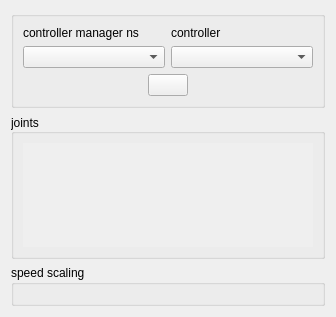
<?xml version="1.0" encoding="UTF-8"?>
<ui version="4.0">
 <class>joint_trajectory_controller</class>
 <widget class="QWidget" name="joint_trajectory_controller">
  <property name="geometry">
   <rect>
    <x>0</x>
    <y>0</y>
    <width>336</width>
    <height>317</height>
   </rect>
  </property>
  <property name="windowTitle">
   <string>Joint trajectory controller</string>
  </property>
  <layout class="QVBoxLayout" name="verticalLayout_2">
   <item>
    <widget class="QGroupBox" name="controller_group">
     <property name="title">
      <string/>
     </property>
     <layout class="QVBoxLayout" name="verticalLayout">
      <item>
       <layout class="QGridLayout" name="gridLayout">
        <item row="1" column="1">
         <widget class="QComboBox" name="jtc_combo"/>
        </item>
        <item row="1" column="0">
         <widget class="QComboBox" name="cm_combo"/>
        </item>
        <item row="0" column="0">
         <widget class="QLabel" name="cm_list_label">
          <property name="toolTip">
           <string>&lt;html&gt;&lt;head/&gt;&lt;body&gt;&lt;p&gt;&lt;span style=&quot; font-weight:600;&quot;&gt;controller manager&lt;/span&gt; namespace. It is assumed that the &lt;span style=&quot; font-weight:600;&quot;&gt;robot_description&lt;/span&gt; parameter also lives in the same namespace.&lt;/p&gt;&lt;/body&gt;&lt;/html&gt;</string>
          </property>
          <property name="text">
           <string>controller manager ns</string>
          </property>
          <property name="buddy">
           <cstring>cm_combo</cstring>
          </property>
         </widget>
        </item>
        <item row="0" column="1">
         <widget class="QLabel" name="controller_list_label">
          <property name="text">
           <string>controller</string>
          </property>
          <property name="buddy">
           <cstring>jtc_combo</cstring>
          </property>
         </widget>
        </item>
       </layout>
      </item>
      <item>
       <layout class="QHBoxLayout" name="horizontalLayout">
        <item>
         <spacer name="horizontalSpacer">
          <property name="orientation">
           <enum>Qt::Horizontal</enum>
          </property>
          <property name="sizeHint" stdset="0">
           <size>
            <width>40</width>
            <height>20</height>
           </size>
          </property>
         </spacer>
        </item>
        <item>
         <widget class="QPushButton" name="enable_button">
          <property name="sizePolicy">
           <sizepolicy hsizetype="Minimum" vsizetype="Minimum">
            <horstretch>0</horstretch>
            <verstretch>0</verstretch>
           </sizepolicy>
          </property>
          <property name="toolTip">
           <string>&lt;html&gt;&lt;head/&gt;&lt;body&gt;&lt;p&gt;Enable/disable sending commands to the controller.&lt;/p&gt;&lt;/body&gt;&lt;/html&gt;</string>
          </property>
          <property name="text">
           <string/>
          </property>
          <property name="icon">
           <iconset>
            <normaloff>off.svg</normaloff>
            <normalon>on.svg</normalon>
            <activeon>on.svg</activeon>off.svg</iconset>
          </property>
          <property name="iconSize">
           <size>
            <width>48</width>
            <height>48</height>
           </size>
          </property>
          <property name="checkable">
           <bool>true</bool>
          </property>
         </widget>
        </item>
        <item>
         <spacer name="horizontalSpacer_2">
          <property name="orientation">
           <enum>Qt::Horizontal</enum>
          </property>
          <property name="sizeHint" stdset="0">
           <size>
            <width>40</width>
            <height>20</height>
           </size>
          </property>
         </spacer>
        </item>
       </layout>
      </item>
     </layout>
    </widget>
   </item>
   <item>
    <widget class="QGroupBox" name="joint_group_outer">
     <property name="sizePolicy">
      <sizepolicy hsizetype="Preferred" vsizetype="Preferred">
       <horstretch>0</horstretch>
       <verstretch>0</verstretch>
      </sizepolicy>
     </property>
     <property name="minimumSize">
      <size>
       <width>0</width>
       <height>0</height>
      </size>
     </property>
     <property name="title">
      <string>joints</string>
     </property>
     <property name="alignment">
      <set>Qt::AlignLeading|Qt::AlignLeft|Qt::AlignVCenter</set>
     </property>
     <property name="flat">
      <bool>false</bool>
     </property>
     <property name="checkable">
      <bool>false</bool>
     </property>
     <layout class="QVBoxLayout" name="verticalLayout_3">
      <item>
       <widget class="QScrollArea" name="joint_group_scroll">
        <property name="sizePolicy">
         <sizepolicy hsizetype="Expanding" vsizetype="Expanding">
          <horstretch>0</horstretch>
          <verstretch>0</verstretch>
         </sizepolicy>
        </property>
        <property name="frameShape">
         <enum>QFrame::NoFrame</enum>
        </property>
        <property name="frameShadow">
         <enum>QFrame::Plain</enum>
        </property>
        <property name="verticalScrollBarPolicy">
         <enum>Qt::ScrollBarAsNeeded</enum>
        </property>
        <property name="horizontalScrollBarPolicy">
         <enum>Qt::ScrollBarAlwaysOff</enum>
        </property>
        <property name="widgetResizable">
         <bool>true</bool>
        </property>
        <widget class="QWidget" name="joint_group">
         <property name="geometry">
          <rect>
           <x>0</x>
           <y>0</y>
           <width>314</width>
           <height>109</height>
          </rect>
         </property>
        </widget>
       </widget>
      </item>
     </layout>
    </widget>
   </item>
   <item>
    <widget class="QGroupBox" name="speed_scaling_group">
     <property name="title">
      <string>speed scaling</string>
     </property>
     <layout class="QVBoxLayout" name="speed_scaling_layout"/>
    </widget>
   </item>
  </layout>
 </widget>
 <tabstops>
  <tabstop>cm_combo</tabstop>
  <tabstop>jtc_combo</tabstop>
  <tabstop>enable_button</tabstop>
 </tabstops>
 <resources/>
 <connections/>
</ui>
